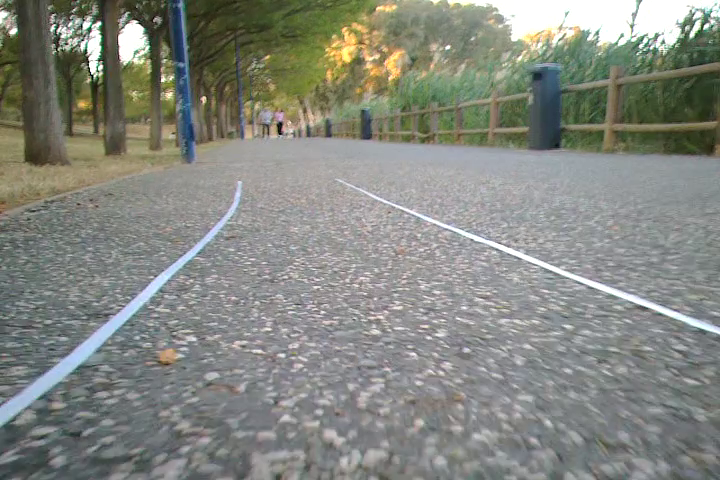
#> input picture frame 6 of data/my_video-8.mp4, 720 x 480 px
$ python proyect.py   (older library calls are emulated)
#> lines starting #> are read from the running program, lines starting #| are printed output that depends on the picture; after the words box and inside, x2 and y2 are one past the last pixel; in counts of white or black regions, pixels touching at a corner belong together
#> further down, img is the input picture: shape (480, 720, 3); mean B, G, R 127.8, 135.4, 132.7
### lines.py
from random import randint
import time
import cv2
import numpy as np

# crea un objeto de tracking este objeto tiene una representacion  en x de cada linea.

class lanelines:
    def __init__(self,l1,l2,max_age):
        self.distl1=0
        self.distl2=0
        self.age = 0
        self.max_age = max_age
        self.state = '0'
        self.tracks = []
        self.x = l1
        self.y = l2
        self.tracks.append([self.x,self.y])
        self.done = False

        self.kfObj = KalmanFilter()
        self.predictedCoords = np.array([[l1],[l2]],dtype=np.float32)
        self.kfObj.first_detected(l1, l2)

    def updateCoords(self, xn=None, yn=None):
        self.age = 0
        if xn is None or yn is None:
            return self.predict()
        self.tracks.append([xn,yn])
        self.x = xn
        self.y = yn
        self.predictedCoords = self.kfObj.Estimate(xn, yn)
        if len(self.tracks) >= 2:
            self.distl1 = self.tracks[-1][0] - self.tracks[-2][0] + self.distl1
            self.distl2 = - self.tracks[-1][1] + self.tracks[-2][1] + self.distl2
            #print("id:" + str(self.i) + " disty : "+ str(self.disty))
        return self.predictedCoords

    def prediction(self):
        return self.predictedCoords

    def predict(self):
        self.predictedCoords = self.kfObj.predic()
        return self.predictedCoords
    def correct(self,x,y):
        return self.kfObj.correct(x,y)
    def setDone(self):
        self.done = True
    def timedOut(self):
        return self.done
    def age_one(self):
        self.age += 1
        if self.age > self.max_age:
            self.done = True
            #print('done')
        return True

# Instantiate OCV kalman filter
class KalmanFilter:
    def __init__(self):
        q = 1e-5   #  process noise covariance
        r = 0.01 #  measurement noise covariance, r = 1
        self.kf = cv2.KalmanFilter(4, 2)
        self.kf.measurementMatrix = np.array([[1, 0, 0, 0], [0, 1, 0, 0]], np.float32)
        self.kf.transitionMatrix = np.array([[1, 0, 1, 0], [0, 1, 0, 1], [0, 0, 1, 0], [0, 0, 0, 1]], np.float32)
        self.kf.processNoiseCov     = q* np.eye(4, dtype=np.float32)   # Q
        self.kf.measurementNoiseCov = r* np.eye(2, dtype=np.float32)   # R
        self.kf.errorCovPost  = np.eye(4, dtype=np.float32)            # P0 = I
        #self.kf.errorCovPost = np.ones((1, 1))
        #self.kf.processNoiseCov = np.array([[1,0,0,0],[0,1,0,0],[0,0,1,0],[0,0,0,1]],np.float32) * 0.03
    def Estimate(self, coordX, coordY):
        ''' This function estimates the position of the object'''
        val = self.kf.predict()
        self.kf.correct(np.array([[coordX],[coordY]],dtype=np.float32))
        return val

    def correct(self, coordX, coordY):
        self.kf.correct(np.array([[coordX],[coordY]],dtype=np.float32))

    def predic(self):
        return self.kf.predict()

    def first_detected(self, coordX, coordY):
        self.kf.statePost=np.array([[coordX],[coordY],[0.],[0.]],dtype=np.float32)


### proyect.py
import numpy as np
import cv2
import math
import random
import time
from lines import lanelines


histo_treshold=40
leftpeak=129
rightpeak=440
leftx_base=0
rightx_base=0
left_flag=0
right_flag=0
car_out=0
anchor_Vehicle = 155#155
laneline_obj = None

def grayscale(img):
    return cv2.cvtColor(img, cv2.COLOR_RGB2GRAY)


def gaussian_blur(img, kernel_size):
    """Applies a Gaussian Noise kernel"""
    return cv2.GaussianBlur(img, (kernel_size, kernel_size), 0)


def abs_sobel_thresh(img, orient='x',sobel_kernel=3, thresh=(0, 255)):
    gray = cv2.cvtColor(img, cv2.COLOR_RGB2GRAY)
    if orient == 'x':
        abs_sobel = np.absolute(cv2.Sobel(gray, cv2.CV_64F, 1, 0,ksize=sobel_kernel))
    if orient == 'y':
        abs_sobel = np.absolute(cv2.Sobel(gray, cv2.CV_64F, 0, 1,ksize=sobel_kernel))
    scaled_sobel = np.uint8(255*abs_sobel/np.max(abs_sobel))
    binary_output = np.zeros_like(scaled_sobel)
    binary_output[(scaled_sobel >= thresh[0]) & (scaled_sobel <= thresh[1])] = 1
    return binary_output


# [20 lines left out: functions mag_thresh, dir_threshold, not called in this run]

def hls_select(img, thresh=(0, 255)):
    hls = cv2.cvtColor(img, cv2.COLOR_RGB2HLS)
    s_channel = hls[:,:,2]
    binary_output = np.zeros_like(s_channel)
    binary_output[(s_channel > thresh[0]) & (s_channel <= thresh[1])] = 1
    return binary_output

def unwarp(img, src, dst):
    h,w = img.shape[:2]
    M = cv2.getPerspectiveTransform(src, dst)
    Minv = cv2.getPerspectiveTransform(dst, src)
    warped = cv2.warpPerspective(img, M, (w,h), flags=cv2.INTER_LINEAR)
    return warped, M, Minv


def draw_lane(original_img, binary_img, l_fit, r_fit, Minv):
    global car_out,left_flag, right_flag,leftpeak,rightpeak
    new_img = np.copy(original_img)
    if l_fit is None or r_fit is None:
        return original_img
    warp_zero = np.zeros_like(binary_img).astype(np.uint8)
    color_warp = np.dstack((warp_zero, warp_zero, warp_zero))

    h,w = binary_img.shape
    ploty = np.linspace(0, h-1, num=h)
    #print(ploty)
    #left_fitx = l_fit[0]*ploty**2 + l_fit[1]*ploty + l_fit[2]
    #right_fitx = r_fit[0]*ploty**2 + r_fit[1]*ploty + r_fit[2]
    left_fitx = np.ones_like(ploty) * l_fit[0]
    right_fitx = np.ones_like(ploty) * r_fit[0]
    #print(left_fitx)

    pts_left = np.array([np.transpose(np.vstack([left_fitx, ploty]))])
    pts_right = np.array([np.flipud(np.transpose(np.vstack([right_fitx, ploty])))])
    pts = np.hstack((pts_left, pts_right))

    if car_out == 0:
        cv2.fillPoly(color_warp, np.int_([pts]), (0,255, ))
    else:
        cv2.fillPoly(color_warp, np.int_([pts]), (0,0, 255))
    if left_flag :
        cv2.polylines(color_warp, np.int32([pts_left]), isClosed=False, color=(255,0,255), thickness=15)
    if right_flag :
        cv2.polylines(color_warp, np.int32([pts_right]), isClosed=False, color=(0,255,255), thickness=15)

    cv2.line(color_warp, (rightpeak, 0), (rightpeak, h), (255,255,100), thickness=2)
    cv2.line(color_warp, (leftpeak, 0), (leftpeak, h), (255,255,100), thickness=2)
    cv2.imshow("image wrap",color_warp)
    newwarp = cv2.warpPerspective(color_warp, Minv, (w, h))
    result = cv2.addWeighted(new_img, 1, newwarp, 0.5, 0)
    return result


def process_image(image):
    global leftx_base, rightx_base, left_flag, right_flag, car_out,leftpeak,rightpeak,anchor_Vehicle,laneline_obj
    imshape = image.shape
    ksize = 7
    poly_int=[(0, round(imshape[0]*0.9)),
            (round(imshape[1]*0.36), round(imshape[0]*0.5)),
            (round(imshape[1]*0.62), round(imshape[0]*0.5)),
            (imshape[1], round(imshape[0]*0.9))]
    poly_out=[(0+200,imshape[0]),
              (0+200, 0),
              (imshape[1]-200, 0),
              (imshape[1]-200, imshape[0])]
    regionFindingLane = np.array(poly_int, dtype=np.int32)
    src_region = np.array(poly_int, dtype=np.float32)
    dst_region =  np.array(poly_out, dtype=np.float32)
    roi_img = np.copy(image)
    roi_mask = np.zeros((imshape[0],imshape[1]),np.uint8)
    cv2.fillPoly(roi_mask, pts=[np.rint(poly_int).astype(int)], color=255)
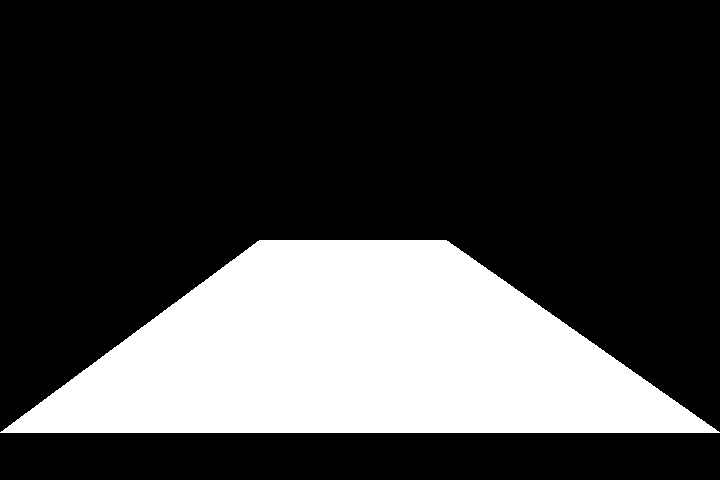
#> roi_mask: shape (480, 720); 25.4% white; 1 white region, box (x1, y1, x2, y2) and area: (0, 240, 720, 433) 87696
    roi_img = cv2.bitwise_and(roi_img,roi_img,mask=roi_mask)
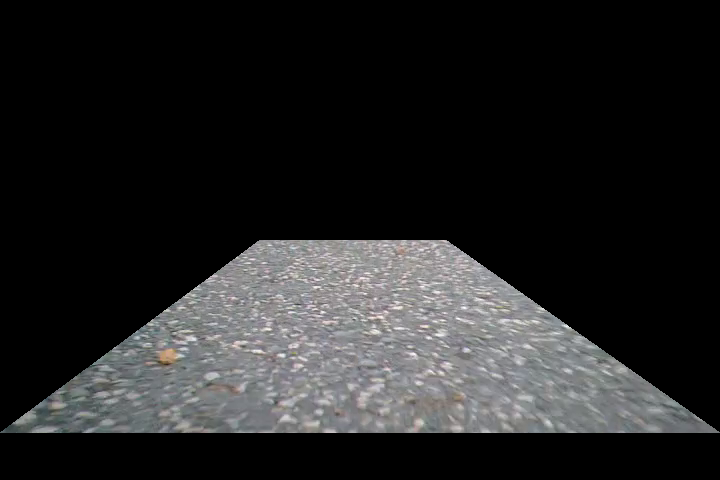
#> roi_img: shape (480, 720, 3); mean B, G, R 35.9, 35.6, 35.5
    cv2.imshow("roi",roi_img)


    img_unwarp, M, Minv = unwarp(image, src_region, dst_region)
#> in unwarp, `warped = cv2.warpPerspective(img, M, (w,h), flags=cv2.INTER_LINEAR)`:
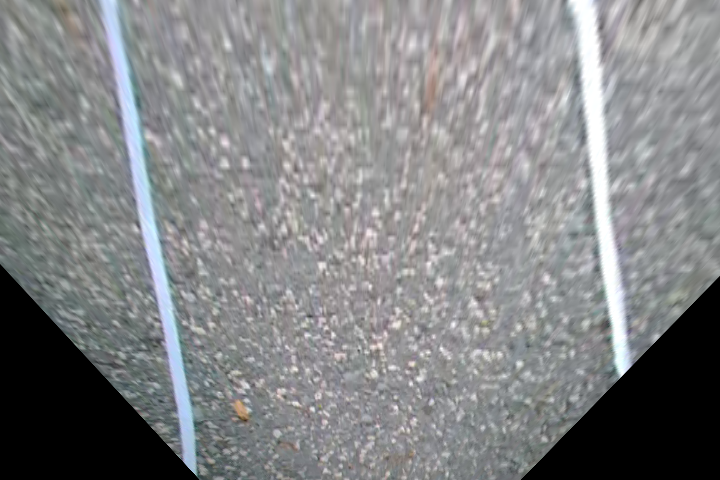
#> warped: shape (480, 720, 3); mean B, G, R 134, 132.6, 131.3
#> M = [[-0.668, -2.06, 589.1], [-9.47e-16, -3.76, 901.4], [-1.57e-18, -0.00579, 1]]; Minv = [[0.584, -0.54, 142.1], [5.47e-17, -0.266, 240], [0, -0.00154, 1]]
    cv2.imshow("unwrap", img_unwarp)

    gradx = abs_sobel_thresh(img_unwarp, orient='x', sobel_kernel=ksize, thresh=(50, 255))# 0 a 255
#> gradx: shape (480, 720); values 0 (black) and 1 (white), 4.3% white; 763 white regions (704 under 20 px), largest, box (x1, y1, x2, y2) and area: (1, 14, 200, 480) 4374, (520, 36, 719, 480) 2680, (601, 101, 631, 354) 1133
    #grady = abs_sobel_thresh(img_unwarp, orient='y', sobel_kernel=ksize, thresh=(50, 100))# 0 a 255
    #mag_binary = mag_thresh(img_unwarp, sobel_kernel=ksize, mag_thresh=(50, 255))# 0 a 255
    #dir_binary = dir_threshold(img_unwarp, sobel_kernel=ksize, thresh=(np.pi/4, np.pi/2))# 0 a pi/2
    s_binary = hls_select(img_unwarp, thresh=(30, 255))
#> s_binary: shape (480, 720); values 0 (black) and 1 (white), 4.1% white; 104 white regions (87 under 20 px), largest, box (x1, y1, x2, y2) and area: (98, 0, 202, 478) 8539, (591, 89, 632, 377) 2947, (575, 0, 597, 79) 986
    color_binary = np.dstack(( np.zeros_like(gradx), gradx, s_binary)) * 255
    cv2.polylines(image, [regionFindingLane], True, (255, 255, 0), 1)

    #cv2.imshow("hls", s_binary*255)
    cv2.imshow("input video video", image)
    mask = np.zeros((gradx.shape[0],gradx.shape[1]), np.uint8)
    mask[(img_unwarp[:,:,2] > 1)] = 1
    kernel = np.ones((5,5),np.uint8)
    mask = cv2.erode(mask,kernel,iterations=1)
    gradx = cv2.bitwise_and(gradx,mask)
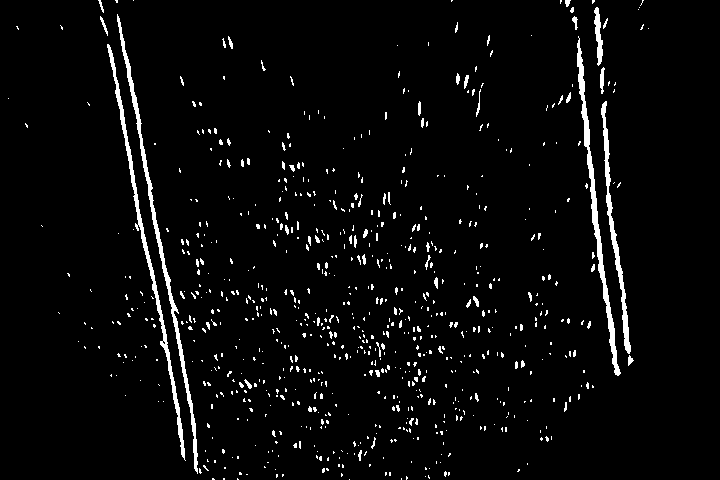
#> gradx: shape (480, 720); values 0 (black) and 1 (white), 3.7% white; 766 white regions (705 under 20 px), largest, box (x1, y1, x2, y2) and area: (117, 14, 198, 474) 1790, (577, 36, 621, 376) 1680, (107, 44, 186, 461) 1651
    cv2.imshow("gradx", gradx*255)
    # [5 lines of commented-out code are left out]


    histogram = np.sum(gradx[gradx.shape[0]//2:(5*gradx.shape[0]//6),:], axis=0)
#> histogram = 720 values, max 56 at index 614, min 0 at index 0, mean 8.04

    midpoint = int(histogram.shape[0]//2)
    leftx_base = midpoint - np.argmax(np.flip(histogram[0:midpoint]))# + quarter_point
#> leftx_base = 163
    if histogram[leftx_base] < histo_treshold:
        left_flag=False
    else:
        left_flag=True

    rightx_base = np.argmax(histogram[midpoint:histogram.shape[0]]) + midpoint
#> rightx_base = 614
    if histogram[rightx_base] < histo_treshold:
        right_flag=False
    else:
        right_flag=True

    print("leftx_base"+str(leftx_base)+"-"+str(histogram[leftx_base])+"-"+"rightx_base"+str(leftx_base)+"-"+str(histogram[rightx_base]))
#| leftx_base163-46-rightx_base163-56

    leftpeak = midpoint - anchor_Vehicle
    rightpeak = midpoint + anchor_Vehicle
    #if leftx_base > leftpeak or rightx_base < rightpeak:
    if leftx_base > leftpeak or rightx_base < rightpeak:
        car_out=1
    else:
        car_out=0

    if left_flag and right_flag and laneline_obj is None:# Crear filtro de kalman
        laneline_obj = lanelines(leftx_base,rightx_base,5)
#> in __init__, `self.x = l1`: self.x = 163
#> in __init__, `self.y = l2`: self.y = 614
#> in __init__, `self.predictedCoords = np.array([[l1],[l2]],dtype=np.float32)`: self.predictedCoords = [163, 614]
        print("Create kalman")

    if not(laneline_obj is None):
        print("realiza kalman")
        laneline_obj.age_one()
        auxValue = laneline_obj.prediction()
#> auxValue = [163, 614]
        if right_flag and left_flag:#(leftx_base-auxValue[0]<10) and (rightx_base-auxValue[1]<10) :# distancia entre puntos es peque;o
            print("update - kalman")
            auxValue = laneline_obj.updateCoords(leftx_base,rightx_base)
#> in updateCoords, `self.predictedCoords = self.kfObj.Estimate(xn, yn)`: self.predictedCoords = [163, 614, 0, 0]
#> in updateCoords, `self.distl1 = self.tracks[-1][0] - self.tracks[-2][0] + self.distl1`: self.distl1 = 0
#> auxValue = [163, 614, 0, 0]
        else:# se pierde la distancia entre puntos
            print("predic - kalman")
            auxValue =laneline_obj.predict()
        if laneline_obj.timedOut():
            laneline_obj = None
        #print("kalman")
        print(auxValue)
#| [[163.]
#|  [614.]
#|  [  0.]
#|  [  0.]]


    #print("base"+str(histo_treshold)+" medido - rig:" + str(histogram[rightx_base]) +" medido - left:" + str(histogram[leftx_base]))
    #print("left"+str(leftx_base)+" >" + str(leftpeak) +" right" + str(rightx_base)+" <" + str(rightpeak))

    l_fit = [leftx_base,leftx_base,leftx_base]
#> l_fit = [163, 163, 163]
    r_fit = [rightx_base,rightx_base,rightx_base]
#> r_fit = [614, 614, 614]

    exampleImg_out1 = draw_lane(image, gradx, l_fit, r_fit, Minv)
#> in draw_lane, `left_fitx = np.ones_like(ploty) * l_fit[0]`: left_fitx = 480 values from 163 to 163
#> in draw_lane, `right_fitx = np.ones_like(ploty) * r_fit[0]`: right_fitx = 480 values from 614 to 614
#> in draw_lane, `pts_left = np.array([np.transpose(np.vstack([left_fitx, ploty]))])`: pts_left = 480 pairs, first value 163 to 163, second value 0 to 479
#> in draw_lane, `pts_right = np.array([np.flipud(np.transpose(np.vstack([right_fitx, pl..`: pts_right = 480 pairs, first value 614 to 614, second value 0 to 479
#> in draw_lane, `pts = np.hstack((pts_left, pts_right))`: pts = 960 pairs, first value 163 to 614, second value 0 to 479
#> in draw_lane, `cv2.line(color_warp, (leftpeak, 0), (leftpeak, h), (255,255,100), thic..`:
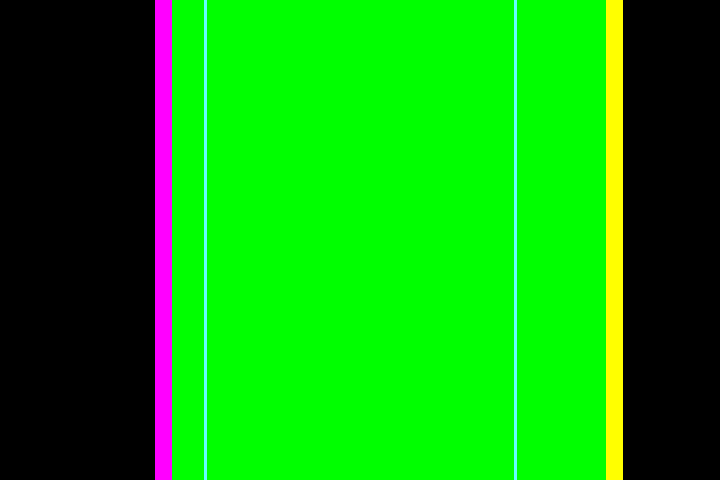
#> color_warp: shape (480, 720, 3); mean of channels 0, 1, 2 8.1, 159.7, 12.9; drawn as B, G, R
#> in draw_lane, `newwarp = cv2.warpPerspective(color_warp, Minv, (w, h))`:
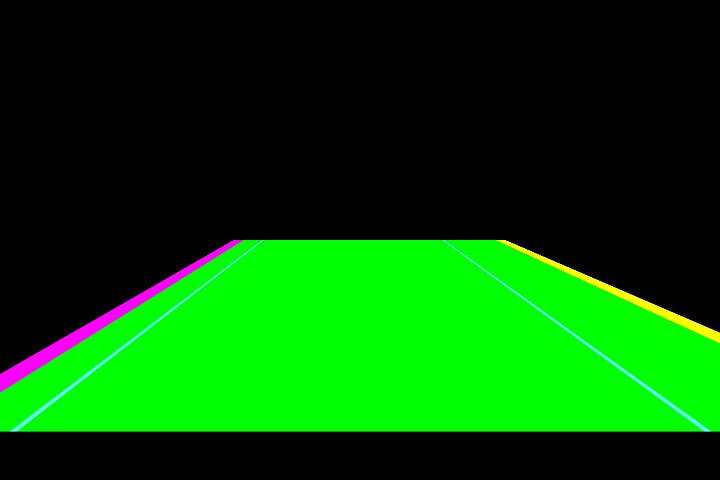
#> newwarp: shape (480, 720, 3); mean of channels 0, 1, 2 3.4, 80.8, 3.9; drawn as B, G, R
#> in draw_lane, `result = cv2.addWeighted(new_img, 1, newwarp, 0.5, 0)`:
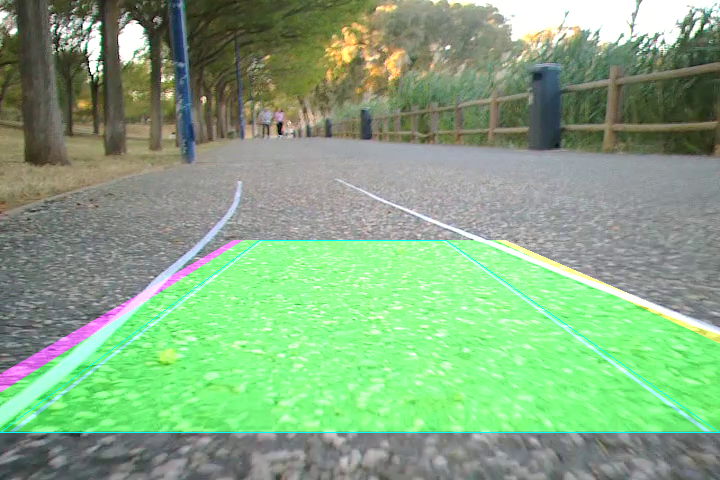
#> result: shape (480, 720, 3); mean B, G, R 129.7, 170.2, 133.6

    cv2.imshow("input video22", exampleImg_out1)


    #combined = np.zeros_like(dir_binary)
    #combined[((gradx == 1)) | ((mag_binary == 1) & (dir_binary == 1))] = 255
    combined=gradx

    return combined

#video = cv2.VideoCapture(".//data//my_video-5.mkv")
video = cv2.VideoCapture(".//data//my_video-8.mp4")
while True:
    time.sleep(0.1)
    success, img = video.read()
    #print(video.isOpened())
    #print(success)
    if success:
        #print(img.shape)
        img1 = process_image(img)

        cv2.waitKey(0)


        if cv2.waitKey(1) & 0xFF == ord('q'):
#> (key q is pressed here)
            break
    else:
        break

$ run again, starting later in the video
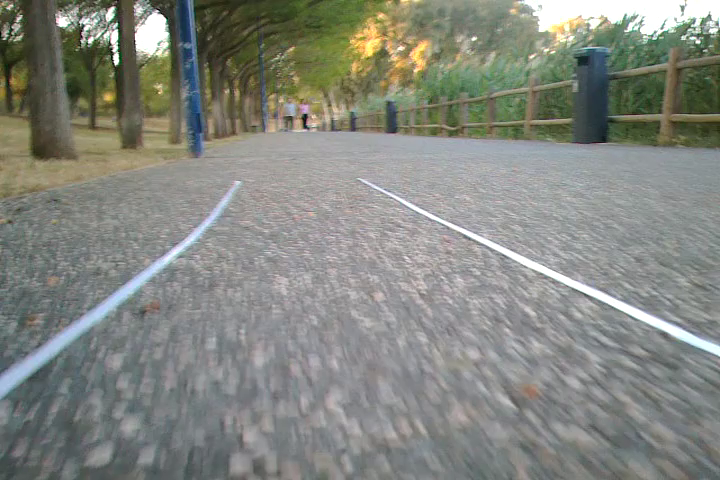
#> input picture frame 30 of data/my_video-8.mp4, 720 x 480 px
#> img is the input picture: shape (480, 720, 3); mean B, G, R 127.2, 134.7, 132
#> roi_mask: shape (480, 720); 25.4% white; 1 white region, box (x1, y1, x2, y2) and area: (0, 240, 720, 433) 87696
#> in process_image, `img_unwarp, M, Minv = unwarp(image, src_region, dst_region)`: M = [[-0.668, -2.06, 589.1], [-9.47e-16, -3.76, 901.4], [-1.57e-18, -0.00579, 1]]; Minv = [[0.584, -0.54, 142.1], [5.47e-17, -0.266, 240], [0, -0.00154, 1]]
#> hls: shape (480, 720, 3); mean of channels 0, 1, 2 64.8, 134.2, 10.5
#> s_binary: shape (480, 720); values 0 (black) and 1 (white), 4.1% white; 70 white regions (49 under 20 px), largest, box (x1, y1, x2, y2) and area: (69, 0, 182, 457) 9687, (579, 241, 606, 410) 2109, (574, 0, 594, 83) 720
#> in process_image, `gradx = cv2.bitwise_and(gradx,mask)`:
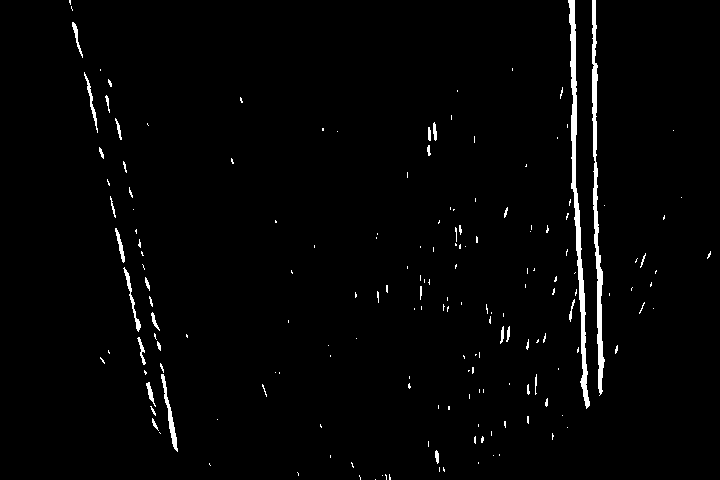
#> gradx: shape (480, 720); values 0 (black) and 1 (white), 1.9% white; 177 white regions (142 under 20 px), largest, box (x1, y1, x2, y2) and area: (568, 0, 590, 409) 1994, (592, 0, 605, 396) 1707, (161, 374, 178, 452) 309
#> histogram = 720 values, max 139 at index 598, min 0 at index 0, mean 4.07
#> leftx_base = 150
#> rightx_base = 598
#| leftx_base150-21-rightx_base150-139
#> l_fit = [150, 150, 150]
#> r_fit = [598, 598, 598]
#> left_fitx = 480 values from 150 to 150
#> right_fitx = 480 values from 598 to 598
#> pts_left = 480 pairs, first value 150 to 150, second value 0 to 479
#> pts_right = 480 pairs, first value 598 to 598, second value 0 to 479
#> pts = 960 pairs, first value 150 to 598, second value 0 to 479
#> in draw_lane, `result = cv2.addWeighted(new_img, 1, newwarp, 0.5, 0)`:
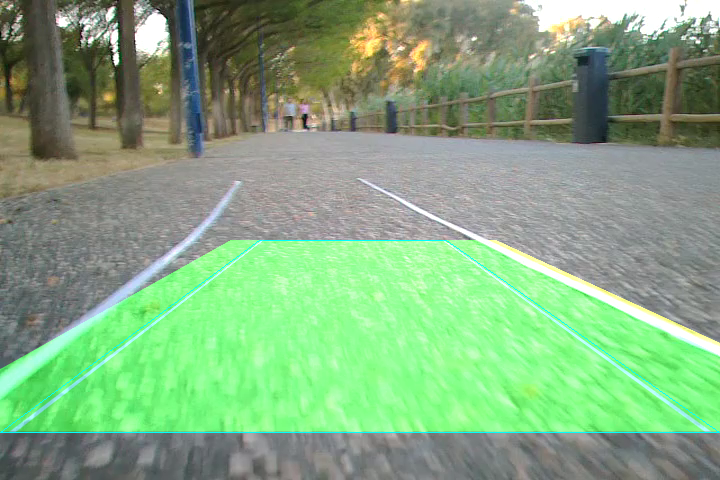
#> result: shape (480, 720, 3); mean B, G, R 128.3, 170.2, 132
